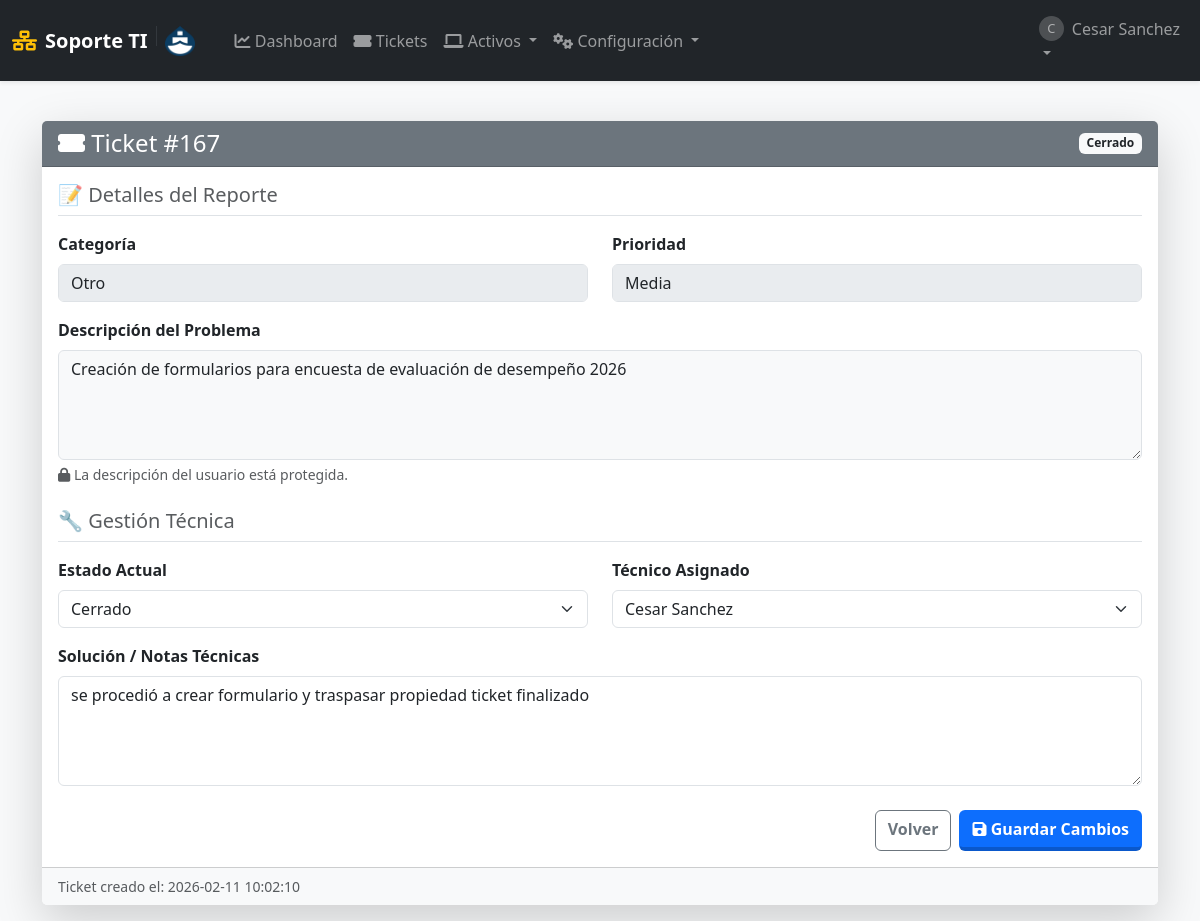
Page /editar/167 (signed in) on the committed database.
### tables this page shows
CREATE TABLE usuarios (
            id INTEGER PRIMARY KEY AUTOINCREMENT,
            username TEXT UNIQUE NOT NULL,
            email TEXT UNIQUE,
            password_hash TEXT NOT NULL,
            role TEXT NOT NULL DEFAULT 'user' CHECK(role IN ('admin', 'user', 'tecnico')),
            departamento TEXT,
            fecha_creacion TIMESTAMP DEFAULT CURRENT_TIMESTAMP
        );

CREATE TABLE soportes (
            id INTEGER PRIMARY KEY AUTOINCREMENT,
            fecha_creacion TIMESTAMP DEFAULT CURRENT_TIMESTAMP,
            
            usuario_id INTEGER NOT NULL,  -- Quién reporta
            tecnico_id INTEGER,           -- Quién atiende
            equipo_id INTEGER,            -- Equipo afectado (opcional)
            
            problema TEXT NOT NULL,
            descripcion_detallada TEXT,
            
            estado TEXT NOT NULL DEFAULT 'Abierto',
            prioridad TEXT NOT NULL DEFAULT 'Media',
            categoria TEXT NOT NULL DEFAULT 'Otro',
            
            solucion TEXT,
            fecha_inicio DATE,
            fecha_finalizacion DATE,
            
            FOREIGN KEY (usuario_id) REFERENCES usuarios (id) ON DELETE CASCADE,
            FOREIGN KEY (tecnico_id) REFERENCES usuarios (id) ON DELETE SET NULL,
            FOREIGN KEY (equipo_id) REFERENCES equipos (id) ON DELETE SET NULL
        );

### app.py (the view, shortened to what this page needs)
@app.route('/editar/<int:ticket_id>', methods=['GET', 'POST'])
@login_required
def editar(ticket_id):
    db = get_db()
    ticket = db.execute("SELECT * FROM soportes WHERE id = ?", (ticket_id,)).fetchone()
    if not ticket or (session['role'] == 'user' and ticket['usuario_id'] != session['user_id']):
        return redirect(url_for('lista_soportes'))
    tecnicos = db.execute("SELECT id, username FROM usuarios WHERE role IN ('admin', 'tecnico')").fetchall()
    return render_template('editar.html', ticket=ticket, tecnicos=tecnicos, estados=ESTADOS, categorias=CATEGORIAS, prioridades=PRIORIDADES)

### app.py (called while the page is built)
def get_db():
    if 'db' not in g:
        g.db = sqlite3.connect(app.config['DB_FILE'])
        g.db.row_factory = sqlite3.Row
        g.db.execute("PRAGMA foreign_keys = ON")
    return g.db

def login_required(f):
    @wraps(f)
    def decorated_function(*args, **kwargs):
        if 'user_id' not in session:
            flash('Por favor, inicia sesión.', 'warning')
            return redirect(url_for('login'))
        return f(*args, **kwargs)
    return decorated_function

### templates/editar.html (shortened to what this page needs)
{% extends "layout.html" %}
{% block content %}
<div class="container mt-4">
    <div class="card shadow-lg border-0">
        <div class="card-header text-white d-flex justify-content-between align-items-center
            {% if ticket.estado == 'Abierto' %}bg-success
            {% elif ticket.estado == 'En Proceso' %}bg-primary
            {% else %}bg-secondary{% endif %}">
            <h4 class="mb-0">
                <i class="fas fa-ticket-alt"></i> Ticket #{{ ticket.id }}
            </h4>
            <span class="badge bg-light text-dark fw-bold">{{ ticket.estado }}</span>
        </div>
        <div class="card-body">
            <form method="POST">
                <h5 class="text-muted border-bottom pb-2 mb-3">📝 Detalles del Reporte</h5>
                <div class="row mb-3">
                    <div class="col-md-6">
                        <label class="form-label fw-bold">Categoría</label>
                        {% if session['role'] == 'user' and ticket.estado == 'Abierto' %}
                            <select name="categoria" class="form-select">
                                {% for cat in categorias %}
                                <option value="{{ cat }}" {% if ticket.categoria == cat %}selected{% endif %}>{{ cat }}</option>
                                {% endfor %}
                            </select>
                        {% else %}
                            <input type="text" class="form-control" value="{{ ticket.categoria }}" disabled>
                        {% endif %}
                    </div>
                    <div class="col-md-6">
                        <label class="form-label fw-bold">Prioridad</label>
                        {% if session['role'] == 'user' and ticket.estado == 'Abierto' %}
                            <select name="prioridad" class="form-select">
                                {% for prio in prioridades %}
                                <option value="{{ prio }}" {% if ticket.prioridad == prio %}selected{% endif %}>{{ prio }}</option>
                                {% endfor %}
                            </select>
                        {% else %}
                            <input type="text" class="form-control" value="{{ ticket.prioridad }}" disabled>
                        {% endif %}
                    </div>
                </div>
                <div class="mb-4">
                    <label class="form-label fw-bold">Descripción del Problema</label>
                    {% if session['role'] == 'user' and ticket.estado == 'Abierto' %}
                        <textarea name="problema" class="form-control" rows="4" required>{{ ticket.problema }}</textarea>
                        <div class="form-text text-success"><i class="fas fa-pen"></i> Puedes editar esto porque el ticket aún está Abierto.</div>
                    {% else %}
                        <textarea class="form-control bg-light" rows="4" disabled>{{ ticket.problema }}</textarea>
                        {% if session['role'] != 'user' %}
                        <div class="form-text"><i class="fas fa-lock"></i> La descripción del usuario está protegida.</div>
                        {% endif %}
                    {% endif %}
                </div>
                {% if session['role'] in ['admin', 'tecnico'] or ticket.solucion %}
                <h5 class="text-muted border-bottom pb-2 mb-3 mt-4">🔧 Gestión Técnica</h5>
                <div class="row mb-3">
                    <div class="col-md-6">
                        <label class="form-label fw-bold">Estado Actual</label>
                        {% if session['role'] in ['admin', 'tecnico'] %}
                            <select name="estado" class="form-select">
                                {% for est in estados %}
                                <option value="{{ est }}" {% if ticket.estado == est %}selected{% endif %}>{{ est }}</option>
                                {% endfor %}
                            </select>
                        {% else %}
                            <input type="text" class="form-control" value="{{ ticket.estado }}" disabled>
                        {% endif %}
                    </div>
                    <div class="col-md-6">
                        <label class="form-label fw-bold">Técnico Asignado</label>
                        {% if session['role'] in ['admin', 'tecnico'] %}
                            <select name="tecnico_id" class="form-select">
                                {% for tec in tecnicos %}
                                <option value="{{ tec.id }}" {% if ticket.tecnico_id == tec.id %}selected{% endif %}>
                                    {{ tec.username }}
                                </option>
                                {% endfor %}
                            </select>
                        {% else %}
                             <input type="text" class="form-control" value="{% for tec in tecnicos %}{% if ticket.tecnico_id == tec.id %}{{ tec.username }}{% endif %}{% endfor %}" disabled placeholder="Pendiente de asignar">
                        {% endif %}
                    </div>
                </div>
                <div class="mb-3">
                    <label class="form-label fw-bold">Solución / Notas Técnicas</label>
                    {% if session['role'] in ['admin', 'tecnico'] %}
                        <textarea name="solucion" class="form-control" rows="4" placeholder="Describe la solución aplicada...">{{ ticket.solucion or '' }}</textarea>
                    {% endif %}
                </div>
                {% endif %}
                <div class="d-flex justify-content-end gap-2 mt-4">
                    <a href="{{ url_for('lista_soportes') }}" class="btn btn-outline-secondary">Volver</a>
                    {% if (session['role'] == 'user' and ticket.estado == 'Abierto') or session['role'] in ['admin', 'tecnico'] %}
                        <button type="submit" class="btn btn-primary">
                            <i class="fas fa-save"></i> Guardar Cambios
                        </button>
                    {% endif %}
                </div>
            </form>
        </div>
        <div class="card-footer bg-light small text-muted">
            Ticket creado el: {{ ticket.fecha_creacion }}
        </div>
    </div>
</div>
{% endblock %}

### templates/layout.html (shortened to what this page needs)
<!DOCTYPE html>
<html lang="es">
<head>
    <link href="https://cdn.jsdelivr.net/npm/bootstrap@5.3.0/dist/css/bootstrap.min.css" rel="stylesheet">
    <link rel="stylesheet" href="https://cdnjs.cloudflare.com/ajax/libs/font-awesome/6.0.0/css/all.min.css">
    <link rel="stylesheet" href="https://cdn.datatables.net/1.13.4/css/dataTables.bootstrap5.min.css">
    <link rel="stylesheet" href="https://cdn.datatables.net/responsive/2.4.1/css/responsive.bootstrap5.min.css">
    <link rel="stylesheet" href="https://cdn.datatables.net/buttons/2.3.6/css/buttons.bootstrap5.min.css">
    <link rel="stylesheet" href="{{ url_for('static', filename='css/style.css') }}">
</head>
<body class="bg-light sap-mode">
    <nav class="navbar navbar-expand-lg navbar-dark bg-dark shadow-sm z-index-1000">
        <div class="container-fluid">
            <a class="navbar-brand fw-bold d-flex align-items-center" href="{{ url_for('dashboard') }}">
                <i class="fas fa-network-wired me-2 text-warning"></i>
                Soporte TI
                <img src="{{ url_for('static', filename='img/logo.png') }}" alt="Logo Empresa" height="30" class="d-inline-block align-text-top">
            </a>
            <div class="collapse navbar-collapse" id="navbarNav">
                {% if session.get('user_id') %}
                <ul class="navbar-nav me-auto ms-3">
                    <li class="nav-item">
                        <a class="nav-link" href="{{ url_for('dashboard') }}"><i class="fas fa-chart-line"></i> Dashboard</a>
                    </li>
                    <li class="nav-item">
                        <a class="nav-link" href="{{ url_for('lista_soportes') }}"><i class="fas fa-ticket-alt"></i> Tickets</a>
                    </li>
                    {% if session.get('role') in ['admin', 'tecnico'] %}
                    <li class="nav-item dropdown">
                        <a class="nav-link dropdown-toggle" href="#" data-bs-toggle="dropdown">
                            <i class="fas fa-laptop"></i> Activos
                        </a>
                    </li>
                    {% endif %}
                    {% if session.get('role') == 'admin' %}
                    <li class="nav-item dropdown">
                        <a class="nav-link dropdown-toggle" href="#" data-bs-toggle="dropdown">
                            <i class="fas fa-cogs"></i> Configuración
                        </a>
                    </li>
                    {% endif %}
                </ul>
                <ul class="navbar-nav">
                    <li class="nav-item dropdown">
                        <a class="nav-link dropdown-toggle" href="#" data-bs-toggle="dropdown">
                            <div class="d-flex align-items-center">
                                <div class="avatar-circle-sm me-2">{{ session.get('username')[0].upper() }}</div>
                                {{ session.get('username') }}
                            </div>
                        </a>
                    </li>
                </ul>
                {% endif %}
            </div>
        </div>
    </nav>
    <main class="container-fluid py-3 main-container">
        {% block content %}{% endblock %}
    </main>
</body>
</html>

### static/css/style.css (style rules this page uses)
body.sap-mode { height: 100vh; display: flex; flex-direction: column; margin: 0; overflow: hidden; }
.main-container { flex: 1; overflow-y: auto; padding-bottom: 20px; width: 100%; }
.btn { transition: all 0.15s ease-in-out; border-bottom: 4px solid rgba(0,0,0,0.2) !important; font-weight: 600; }
.btn-outline-primary, .btn-outline-secondary, .btn-outline-danger { border-bottom: 1px solid currentColor !important; }
.avatar-circle-sm { width: 25px; height: 25px; background-color: #ffffff33; border-radius: 50%; text-align: center; line-height: 25px; font-size: 0.8em; }
body::before { content: ""; position: fixed; top: 0; left: 0; width: 100%; height: 100%; background-image: url('../img/logo.png'); background-repeat: no-repeat; background-position: center center; background-size: 500px; opacity: 0.05; z-index: -1; pointer-events: none; }

### rows in the picture
usuarios: get "Cesar Sanchez"
soportes: id "167", estado "Cerrado", categoria "Otro", prioridad "Media", problema "Creación de formularios para encuesta de evaluación de desempeño 2026", tecnico_id "Cesar Sanchez", solucion "se procedió a crear formulario y traspasar propiedad ticket finalizado", fecha_creacion "2026-02-11 10:02:10"

### other values in the picture
{{ session.get('username')[0].upper() }} "C"
